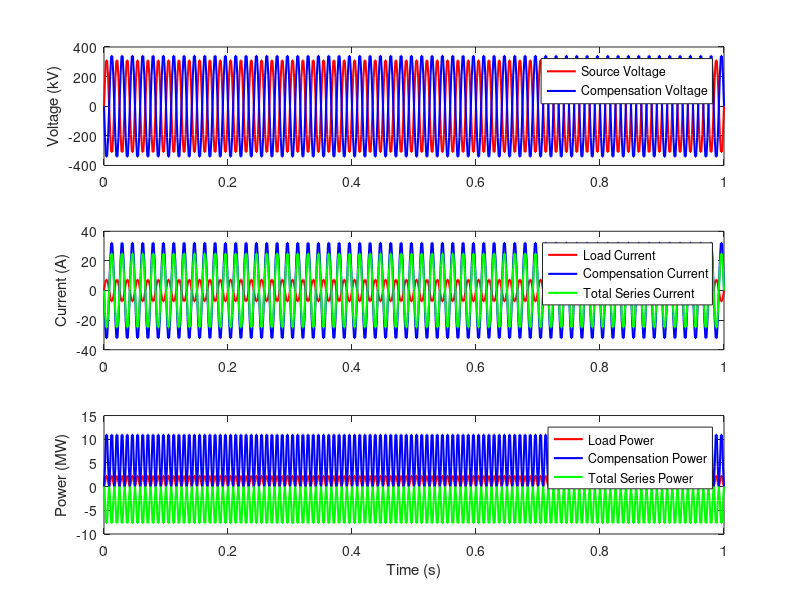

Recreate this plot in MATLAB.
% SSSC Modelling in MATLAB

% System parameters
Vbase = 230;   % Base voltage (kV)
Sbase = 1000;  % Base power (MVA)
fbase = 60;    % Base frequency (Hz)
Zbase = Vbase^2 / Sbase; % Base impedance (ohm)

% SSSC parameters
Vcomp = 1.1 * Vbase; % Compensation voltage (kV)
Xcomp = 0.2 * Zbase; % Compensation reactance (ohm)

% Load impedance
Zload = 0.8 * Zbase; % Load impedance (ohm)

% Frequency and time
f = 60;              % Operating frequency (Hz)
t = 0:1/(10*f):1;    % Time vector (s)

% Voltage source
Vsource = Vbase * sqrt(2) * sin(2*pi*f*t); % Source voltage (kV)

% Compensation voltage
Vcompensator = Vcomp * sqrt(2) * sin(2*pi*f*t + pi); % Compensation voltage (kV)

% Current calculation
Iload = Vsource ./ Zload; % Load current (A)
Icompensator = Vcompensator ./ Xcomp; % Compensation current (A)
Iseries = Iload + Icompensator; % Total series current (A)

% Power flow calculation
Pload = real(Vsource .* conj(Iload)) / 1000; % Load power (MW)
Pcompensator = real(Vcompensator .* conj(Icompensator)) / 1000; % Compensation power (MW)
Pseries = real(Vsource .* conj(Iseries)) / 1000; % Total series power (MW)

% Plotting results
subplot(3, 1, 1);
plot(t, Vsource, 'r', 'LineWidth', 1.5);
hold on;
plot(t, Vcompensator, 'b', 'LineWidth', 1.5);
hold off;
ylabel('Voltage (kV)');
legend('Source Voltage', 'Compensation Voltage');

subplot(3, 1, 2);
plot(t, Iload, 'r', 'LineWidth', 1.5);
hold on;
plot(t, Icompensator, 'b', 'LineWidth', 1.5);
plot(t, Iseries, 'g', 'LineWidth', 1.5);
hold off;
ylabel('Current (A)');
legend('Load Current', 'Compensation Current', 'Total Series Current');

subplot(3, 1, 3);
plot(t, Pload, 'r', 'LineWidth', 1.5);
hold on;
plot(t, Pcompensator, 'b', 'LineWidth', 1.5);
plot(t, Pseries, 'g', 'LineWidth', 1.5);
hold off;
ylabel('Power (MW)');
xlabel('Time (s)');
legend('Load Power', 'Compensation Power', 'Total Series Power');